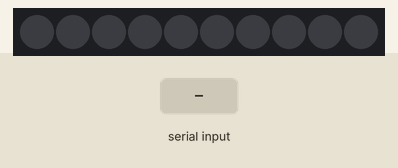
Simulated run of this sketch. Board: Arduino Uno, built with avr-gcc and run on an emulated ATmega328P. On the bench: 10 RGB LEDs in strip order, left to right. Inputs (shaded band) come from the test bench. The modem accepts every AT command (registered, SIM ready, sends succeed) and sends nothing else; what the sketch prints to the serial monitor is not drawn.

Above: at 1.6 s.
1.7 s: "48656C6C6F\n" received over the second serial link
At 2.1 s:
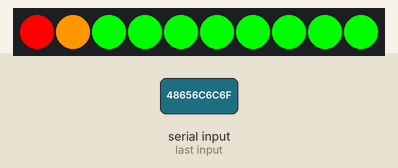
Timing chart, 0 to 4.7 s (numbered marks = the images above; inputs shaded):
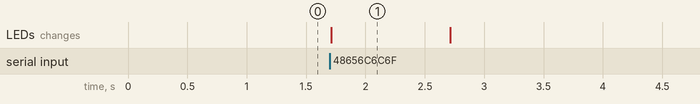

The sketch:

receiver_tower.ino
```cpp
#include <SoftwareSerial.h>
#include <Grove_LED_Bar.h>

SoftwareSerial loraSerial(2, 3); // RX, TX sur D2, D3

Grove_LED_Bar bar(9, 8, 0);  // Clock pin, Data pin, Orientation

void setup() {
  Serial.begin(9600);
  loraSerial.begin(9600);

  bar.begin();

  // Configuration P2P
  loraSerial.println("AT+MODE=TEST");
  delay(200);
  loraSerial.println("AT+TEST=RFCFG,868000000,7,125,5,15,14");
  delay(200);

  // Démarre l’écoute
  loraSerial.println("AT+TEST=RXLRPKT");

  Serial.println("Récepteur LoRa prêt.");
}

void loop() {
  if (loraSerial.available()) {
    String hexMsg = loraSerial.readStringUntil('\n');
    hexMsg.trim();
    // Is hello hexadecimal in message
    if(hexMsg.indexOf("48656C6C6F") != -1) {
      bar.setLevel(10);
      delay(1000);            // Allumée 500 ms
      bar.setLevel(0);
      Serial.println("TOWER_ON");
    }
  } else {
    bar.setLevel(0);
  }
  delay(20);
}
```

Measured:
- after the input at 1.7 s, the LEDs: change at once (image 1)
- what the display in image 1 shows lasts 1.0 s, from 1.7 s to 2.7 s
